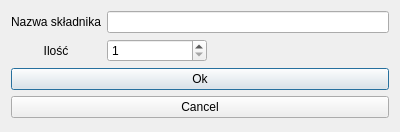
<?xml version="1.0" encoding="UTF-8"?>
<ui version="4.0">
 <class>ShoppingList</class>
 <widget class="QDialog" name="ShoppingList">
  <property name="geometry">
   <rect>
    <x>0</x>
    <y>0</y>
    <width>400</width>
    <height>132</height>
   </rect>
  </property>
  <property name="maximumSize">
   <size>
    <width>400</width>
    <height>132</height>
   </size>
  </property>
  <property name="windowTitle">
   <string>Dialog</string>
  </property>
  <layout class="QGridLayout" name="gridLayout">
   <item row="3" column="0" colspan="2">
    <widget class="QPushButton" name="okButton">
     <property name="text">
      <string>Ok</string>
     </property>
    </widget>
   </item>
   <item row="2" column="0">
    <widget class="QLabel" name="quantityLabel">
     <property name="text">
      <string>Ilość</string>
     </property>
     <property name="alignment">
      <set>Qt::AlignCenter</set>
     </property>
    </widget>
   </item>
   <item row="4" column="0" colspan="2">
    <widget class="QPushButton" name="cancelButton">
     <property name="text">
      <string>Cancel</string>
     </property>
    </widget>
   </item>
   <item row="0" column="1">
    <widget class="QLineEdit" name="ingredientLineEdit"/>
   </item>
   <item row="0" column="0">
    <widget class="QLabel" name="ingredientLabel">
     <property name="text">
      <string>Nazwa składnika</string>
     </property>
     <property name="alignment">
      <set>Qt::AlignCenter</set>
     </property>
    </widget>
   </item>
   <item row="2" column="1">
    <widget class="QSpinBox" name="spinBox">
     <property name="maximumSize">
      <size>
       <width>100</width>
       <height>16777215</height>
      </size>
     </property>
     <property name="alignment">
      <set>Qt::AlignLeading|Qt::AlignLeft|Qt::AlignVCenter</set>
     </property>
     <property name="minimum">
      <number>1</number>
     </property>
     <property name="maximum">
      <number>1000000</number>
     </property>
    </widget>
   </item>
  </layout>
 </widget>
 <resources/>
 <connections>
  <connection>
   <sender>cancelButton</sender>
   <signal>clicked()</signal>
   <receiver>ShoppingList</receiver>
   <slot>close()</slot>
   <hints>
    <hint type="sourcelabel">
     <x>223</x>
     <y>110</y>
    </hint>
    <hint type="destinationlabel">
     <x>307</x>
     <y>52</y>
    </hint>
   </hints>
  </connection>
 </connections>
</ui>
